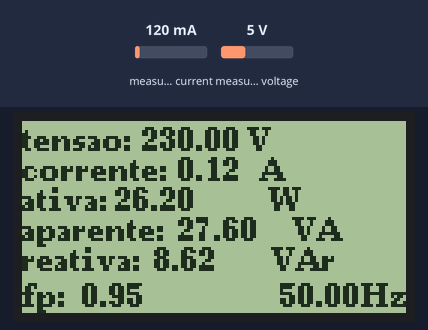
A sketch run on a simulated Arduino Uno, built with avr-gcc and run on an emulated ATmega328P. Parts: 128×64 one-colour display. Inputs (shaded band) come from the test bench; at power-on: measured voltage 5 V, measured current 120 mA. What the sketch prints to the serial monitor is not drawn.

Above: at 1.2 s.
1.3 s: measured voltage set to 7.5 V
At 2.4 s:
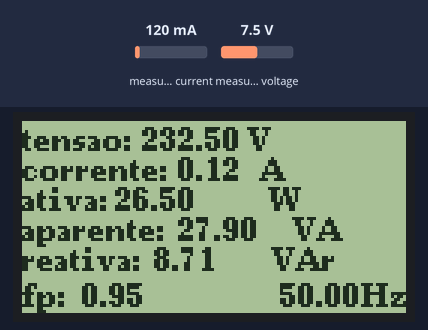
3.0 s: measured current set to 40 mA
At 4.3 s:
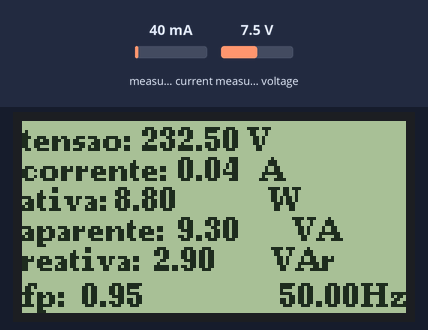
4.8 s: measured voltage set to 0.3 V
At 5.7 s:
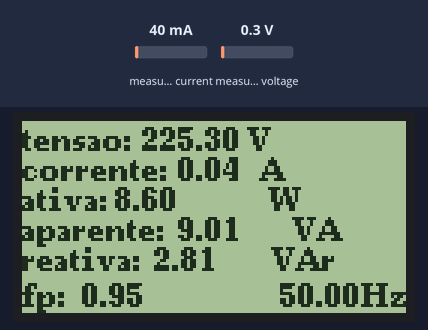
6.6 s: measured current set to 500 mA
At 8.3 s:
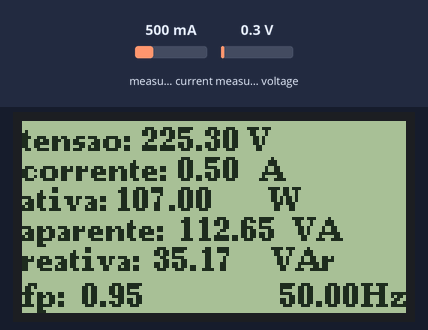
Timing chart, 0 to 9.4 s (numbered marks = the images above; inputs shaded):
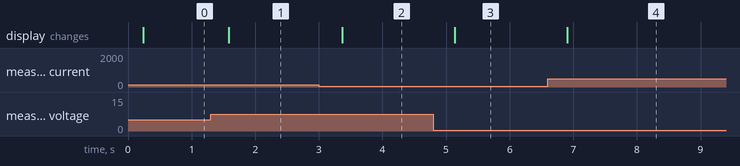

The sketch:

leitor_com_tela.ino
```cpp
#include <U8g2lib.h> // BIBLIOTECA PARA UTILIZAR O DISPLAY (https://github.com/olikraus/u8g2)
#ifdef U8X8_HAVE_HW_SPI
#include <SPI.h> //BIBLIOTECA PARA UTILIZAR O DISPLAY NATIVA DO ARDUINOIDE (https://www.arduino.cc/en/reference/SPI)
#endif
#include <PZEM004Tv30.h> //BIBLIOTECA PARA LER OS DADOS EXADECIMAIS DO PROTOCOLO TTL DO PZEM (https://github.com/mandulaj/PZEM-004T-v30)
#include <SoftwareSerial.h> //BIBLIOTECA PARA EMULAR PORTA SERIAL NO ARDUINO NATIVA DO ARDUINOIDE
U8G2_ST7920_128X64_F_SW_SPI u8g2(U8G2_R0, /* clock=*/ 13, /* data=*/ 11, /* CS=*/ 10, /* reset=*/ 8);; //PARAMETRO DE PINOS DO DISPLAY
#if !defined(PZEM_RX_PIN) && !defined(PZEM_TX_PIN) //DEFINIÇÃO DOS PINOS DE COMUNICAÇÃO SERIAL DO PZEM COM ARDUINO
#define PZEM_RX_PIN 4 //PINO RECEPTOR DE DADOS DO PZEM
#define PZEM_TX_PIN 7 // PINO TRANSMISSOR DE DADOS DO PZEM
#endif
SoftwareSerial pzemSWSerial(PZEM_RX_PIN, PZEM_TX_PIN); //COMUNICANDO A PLACA QUAIS OS PINOS DEVE EMULAR A COMUNICAÇÃO SERIAL
PZEM004Tv30 pzem(pzemSWSerial); //INICIANDO A BLBIOTECA DO PZEM INFORMANDO QUE VAI SE COMUNICAR VIA SERIAL
const char separador = '\t';


void setup() {
  u8g2.begin(); //INICIANDO A COMUNICAÇÃO ENTRE MICROCONTROLADOR E DISPLAY
  Serial.begin(9600); //INICIANDO A COMUNICAÇÃO SERIAL VIA USB
}


void loop() {

  //Serial.print("Custom Address:");
  // Serial.println(pzem.readAddress(), HEX);
  float voltage = pzem.voltage(); //CRIANDO A VARIVAL TENSÃO E PEDINDO A INFORMAÇÃO AO PZEM
  float current = pzem.current(); //CRIANDO A VARIVAL CORRENTE E PEDINDO A INFORMAÇÃO AO PZEM
  float power = pzem.power(); //CRIANDO A VARIVAL ATIVA E PEDINDO A INFORMAÇÃO AO PZEM
  float energy = pzem.energy(); //CRIANDO A VARIVAL ENERGIA E PEDINDO A INFORMAÇÃO AO PZEM
  float frequency = pzem.frequency(); //CRIANDO A VARIVAL FREQUENCIA E PEDINDO A INFORMAÇÃO AO PZEM
  float pf = pzem.pf(); //CRIANDO A VARIVAL FATOR DE POTENCIA E PEDINDO A INFORMAÇÃO AO PZEM
  float power2 = voltage * current; //CALCULANDO A POTENCIA APARENTE MULTIPLICANDO A TENSAO PELA CORRENTE
  float power3 = power2 * (sin(acos(pf))); //CALCULANDO A POTENCIA REATIVA MULTIPLICANDO A POTENRIA APARENTE PELO SENDO DO ARCOCOSSENO DO FATOR DE POTENCIA

  u8g2.clearBuffer(); // LIMPA O DISPLAY
  u8g2.setFont(u8g2_font_ncenB08_tr);  //ESCOLHE A FONTE
  u8g2.setCursor(0, 10); //SET DO CURSOR
  u8g2.print("tensao: "); //NOME QUE IRA APARECER
  u8g2.setCursor(40, 10);
  u8g2.print(voltage);
  u8g2.setCursor(75, 10);
  u8g2.print("V");
  u8g2.setFontMode(0);
  u8g2.setCursor(0, 20);
  u8g2.print("corrente: ");
  u8g2.setCursor(52, 20);
  u8g2.print(current);
  u8g2.setCursor(80, 20);
  u8g2.print("A");
  u8g2.setCursor(0, 30);
  u8g2.print("ativa: ");
  u8g2.setCursor(31, 30);
  u8g2.print(power);
  u8g2.setCursor(82, 30);
  u8g2.print("W");
  u8g2.setCursor(0, 40);
  u8g2.print("aparente: ");
  u8g2.setCursor(52, 40);
  u8g2.print(power2);
  u8g2.setCursor(90, 40);
  u8g2.print("VA");
  u8g2.setCursor(0, 50);
  u8g2.print("reativa: ");
  u8g2.setCursor(44, 50);
  u8g2.print(power3);
  u8g2.setCursor(83, 50);
  u8g2.print("VAr");
  u8g2.setCursor(0, 62);
  u8g2.print("fp: ");
  u8g2.setCursor(20, 62);
  u8g2.print(pf);
  u8g2.setCursor(113, 62);
  u8g2.print("Hz");
  u8g2.setCursor(86, 62);
  u8g2.print(frequency);
  u8g2.sendBuffer();

  Serial.print("V");
  Serial.print(separador);
  Serial.print(voltage);
  Serial.print(separador);
  Serial.print("A");
  Serial.print(separador);
  Serial.print(current);
  Serial.print(separador);
  Serial.print("W");
  Serial.print(separador);
  Serial.print(power);
  Serial.print(separador);
  Serial.print("FP");
  Serial.print(separador);
  Serial.print(pf);
  Serial.print(separador);
  Serial.print("VA");
  Serial.print(separador);
  Serial.print(power2);
  Serial.print(separador);
  Serial.print("VAr");
  Serial.print(separador);
  Serial.println(power3);

  delay(10);
}
```

Measured:
- after the input at 1.3 s, the display: changes after 0.28 s (image 1)
- after the input at 3.0 s, the display: changes after 0.36 s (image 2)
- after the input at 4.8 s, the display: changes after 0.33 s (image 3)
- after the input at 6.6 s, the display: changes after 0.30 s (image 4)
